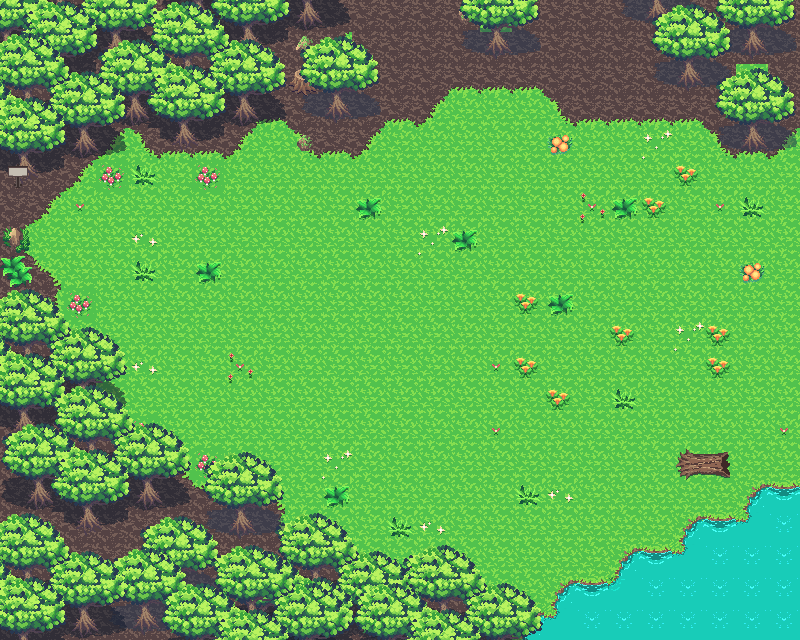

A level layout from a 2D game, rendered from its tile map. Below: a short description, then the map file with tile-grid data replaced by summaries:
An orthogonal 25x20 tile map with 32x32 px tiles, 4 tile layers (Ground, Calque 2, Calque 3, Calque 4), 2 tilesets and 39 objects (27x obstacle, 4x tree2, 3x tree1, 3x tree3, gate, ...).

<map version="1.2" tiledversion="1.2.5" orientation="orthogonal" renderorder="right-down" width="25" height="20" tilewidth="32" tileheight="32" infinite="0" nextlayerid="6" nextobjectid="76">
 <tileset firstgid="1" source="assetsPack/spring_tileset.tsx" />
 <tileset firstgid="841" source="assetsPack/town_tileset.tsx" />
 <layer id="1" name="Ground" width="25" height="20">
  <data>[500 cells, 500 non-empty, 13 distinct tile ids]</data>
 </layer>
 <layer id="2" name="Calque 2" width="25" height="20">
  <data>[500 cells, 127 non-empty, 48 distinct tile ids]</data>
 </layer>
 <layer id="3" name="Calque 3" width="25" height="20">
  <data>[500 cells, 95 non-empty, 32 distinct tile ids]</data>
 </layer>
 <layer id="4" name="Calque 4" width="25" height="20">
  <data>[500 cells, 63 non-empty, 30 distinct tile ids]</data>
 </layer>
 <objectgroup id="5" name="Calque d'objets 1">
  <object id="30" name="mapD" type="gate" x="0" y="192" width="32" height="32">
   <properties>
    <property name="dx" type="int" value="-1" />
    <property name="dy" type="int" value="0" />
   </properties>
  </object>
  <object id="32" name="m1npc1" type="npc16" x="704" y="480" width="32" height="32">
   <properties>
    <property name="look_to" value="s" />
   </properties>
  </object>
  <object id="35" name="m1tree6" type="tree1" x="576" y="256" width="64" height="64" />
  <object id="36" name="m1tree3" type="tree1" x="608" y="128" width="64" height="64" />
  <object id="37" name="m1tree4" type="tree2" x="512" y="192" width="64" height="64" />
  <object id="38" name="m1tree5" type="tree3" x="480" y="224" width="64" height="64" />
  <object id="39" name="m1tree2" type="tree2" x="480" y="96" width="64" height="64" />
  <object id="40" name="m1tree8" type="tree2" x="448" y="352" width="64" height="64" />
  <object id="41" name="m1tree7" type="tree3" x="672" y="256" width="64" height="64" />
  <object id="42" name="m1tree9" type="tree2" x="576" y="384" width="64" height="64" />
  <object id="43" name="m1tree1" type="tree1" x="352" y="256" width="64" height="64" />
  <object id="44" type="obstacle" x="736" y="480" width="64" height="32" />
  <object id="45" type="obstacle" x="672" y="512" width="64" height="32" />
  <object id="46" type="obstacle" x="608" y="544" width="64" height="32" />
  <object id="47" type="obstacle" x="480" y="576" width="128" height="32" />
  <object id="48" type="obstacle" x="352" y="544" width="128" height="32" />
  <object id="49" type="obstacle" x="288" y="512" width="64" height="32" />
  <object id="50" type="obstacle" x="192" y="448" width="96" height="64" />
  <object id="51" type="obstacle" x="128" y="416" width="64" height="32" />
  <object id="52" type="obstacle" x="64" y="320" width="64" height="96" />
  <object id="54" type="obstacle" x="0" y="288" width="64" height="32" />
  <object id="55" type="obstacle" x="0" y="224" width="32" height="64" />
  <object id="56" type="obstacle" x="32" y="128" width="64" height="32" />
  <object id="57" type="obstacle" x="96" y="96" width="64" height="32" />
  <object id="58" type="obstacle" x="160" y="128" width="32" height="32" />
  <object id="59" type="obstacle" x="192" y="96" width="64" height="32" />
  <object id="60" type="obstacle" x="256" y="64" width="64" height="32" />
  <object id="61" type="obstacle" x="320" y="96" width="32" height="32" />
  <object id="62" type="obstacle" x="320" y="32" width="64" height="64" />
  <object id="63" type="obstacle" x="288" y="0" width="32" height="32" />
  <object id="64" type="obstacle" x="672" y="448" width="64" height="32" />
  <object id="65" type="obstacle" x="480" y="32" width="32" height="32" />
  <object id="66" type="obstacle" x="448" y="0" width="96" height="32" />
  <object id="68" type="obstacle" x="640" y="0" width="32" height="64" />
  <object id="69" type="obstacle" x="672" y="64" width="32" height="32" />
  <object id="70" type="obstacle" x="704" y="96" width="96" height="32" />
  <object id="71" type="obstacle" x="736" y="128" width="32" height="32" />
  <object id="74" name="m1tree10" type="tree3" x="384" y="448" width="64" height="64" />
  <object id="75" type="obstacle" x="0" y="160" width="32" height="32" />
 </objectgroup>
</map>